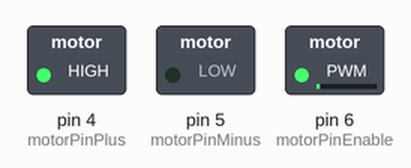
This sketch was run on a simulated Arduino Uno, built with avr-gcc and run on an emulated ATmega328P. Shown: switched loads named in the sketch (green lamp = pin HIGH).

Above: at 0.05 s.
At 0.65 s:
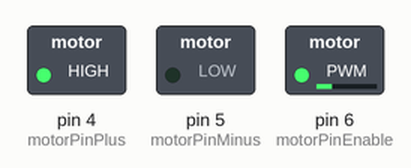
At 1.25 s:
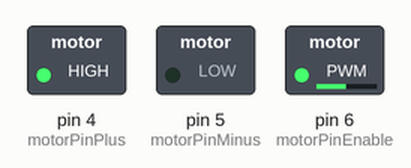
At 2.45 s:
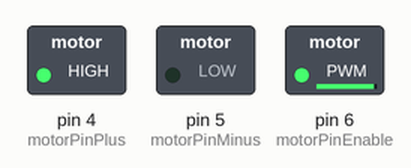
At 3.7 s:
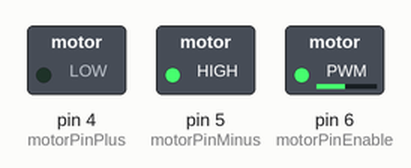
At 4.95 s:
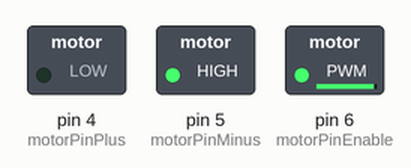
Timing chart, 0 to 6.5 s (numbered marks = the images above):
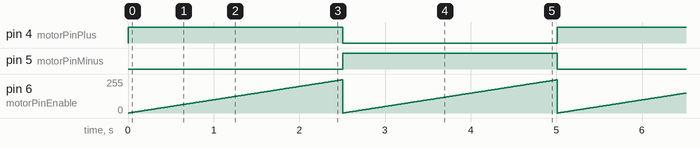

The sketch:

motor_test.ino
```cpp
// Define motor pins
int motorPinPlus = 4;
int motorPinMinus = 5;
int motorPinEnable = 6;

void setup()
{
   pinMode(motorPinPlus, OUTPUT);
   pinMode(motorPinMinus, OUTPUT);
   pinMode(motorPinEnable, OUTPUT);
   Serial.begin(9600);
}

void loop()
{

   // Define speed
   int motor_speed;

   // Accelerate forward
   for (motor_speed = 0; motor_speed < 250; motor_speed++)
   {
      setMotor(true, motor_speed);
      delay(10);
   }

   // Accelerate reverse
   for (motor_speed = 0; motor_speed < 250; motor_speed++)
   {
      setMotor(false, motor_speed);
      delay(10);
   }
}

// Function to control the motor
void setMotor(boolean forward, int motor_speed){
   digitalWrite(motorPinPlus, forward);
   digitalWrite(motorPinMinus, !forward);
   analogWrite(motorPinEnable, motor_speed);
}
```

Measured:
- by itself, pin 4 (motorPinPlus), pin 5 (motorPinMinus): alternates HIGH for 2.5 s and LOW for 2.5 s
- by itself, pin 6 (motorPinEnable): ramps from 0/255 to 249/255 and jumps back, once every 2.5 s
